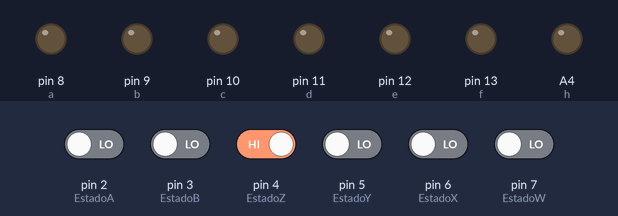
The sketch below on a simulated Arduino Uno, built with avr-gcc and run on an emulated ATmega328P. Shown: output pins drawn as LEDs (lit = HIGH). The inputs (shaded band) are chosen by the test bench; at power-on: pin 4 (EstadoZ) HIGH, pin 2 (EstadoA), pin 3 (EstadoB), pin 5 (EstadoY), pin 6 (EstadoX), pin 7 (EstadoW) LOW.

Above: at 1.2 s.
1.3 s: pin 2 (EstadoA) driven HIGH
At 2.0 s:
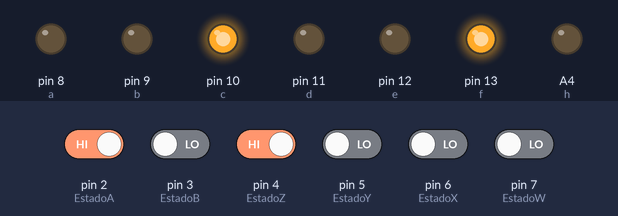
2.8 s: pin 4 (EstadoZ) driven LOW
At 3.1 s:
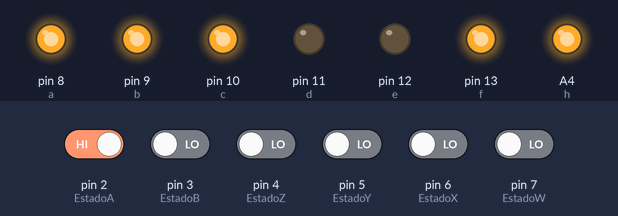
4.3 s: pin 4 (EstadoZ) driven HIGH
At 5.5 s:
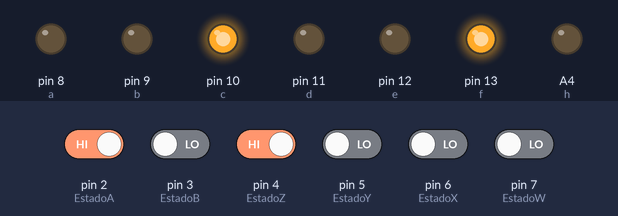
5.8 s: pin 6 (EstadoX) driven HIGH
At 6.6 s:
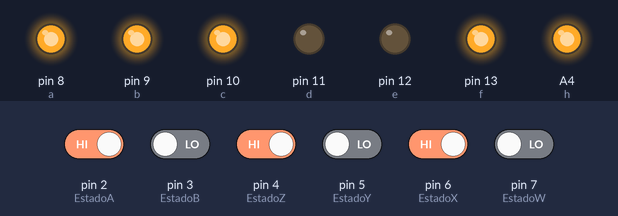
Timing chart, 0 to 8.3 s (numbered marks = the images above; inputs shaded):
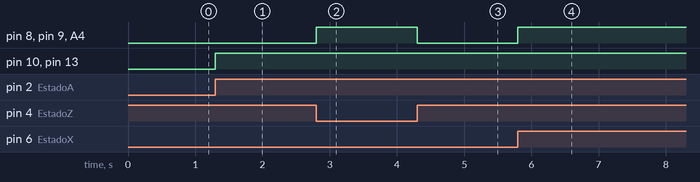

The sketch:

ALUmoreDISPLAY.ino
```cpp
int EstadoA=2;
int EstadoB=3;
//ENTRADAS DE CONTROL
int EstadoZ=4;
int EstadoY=5;
int EstadoX=6;
int EstadoW=7;
int a =8;
int b =9;
int c =10;
int d =11;
int e =12;
int f =13;
int g =A5;
int h =A4;
void setup() {
  // put your setup code here, to run once:
  pinMode (EstadoA,INPUT);
  pinMode (EstadoB,INPUT);
  pinMode (EstadoZ,INPUT);//CONTROL 1 Z
  pinMode (EstadoY,INPUT);//CONTROL 2 Y
  pinMode (EstadoX,INPUT);//CONTROL 3 X
  pinMode (EstadoW,INPUT);//CONTROL 4 W
  pinMode (a,OUTPUT);//A
  pinMode (b,OUTPUT);//B
  pinMode (c,OUTPUT);//C
  pinMode (d,OUTPUT);//D
  pinMode (e,OUTPUT);//E
  pinMode (f, OUTPUT);//F
  pinMode (h, OUTPUT);//H
}

void loop() {
  // put your main code here, to run repeatedly:
  //Leer las variables físicas
  EstadoA=digitalRead (2);
  EstadoB=digitalRead (3);
  //ESTADOS DE CONTROL
  EstadoZ=digitalRead (4);
  EstadoY=digitalRead (5);
  EstadoX=digitalRead (6);
  EstadoW=digitalRead (7);
  //inicia ALU
    //XOR ^ (Suma)
    if((!EstadoZ&&!EstadoY&&!EstadoX&&EstadoW)&&(EstadoA^EstadoB)){digitalWrite(a,LOW),digitalWrite(b,LOW),digitalWrite(c,HIGH),digitalWrite(d,LOW),digitalWrite(e,LOW),digitalWrite(f,HIGH),digitalWrite(g,LOW),digitalWrite(h,LOW);}
    //AND && (Acarreos)
    if((!EstadoZ&&!EstadoY&&!EstadoX&&EstadoW)&&(EstadoA&&EstadoB)){digitalWrite(a,LOW),digitalWrite(b,HIGH),digitalWrite(c,HIGH),digitalWrite(d,HIGH),digitalWrite(e,LOW),digitalWrite(f,LOW),digitalWrite(g,HIGH),digitalWrite(h,HIGH);}
    //(suma)Apagado
    if((!EstadoZ&&!EstadoY&&!EstadoX&&EstadoW)&&(!EstadoA&&!EstadoB)){digitalWrite(a,HIGH),digitalWrite(b,HIGH),digitalWrite(c,HIGH),digitalWrite(d,LOW),digitalWrite(e,LOW),digitalWrite(f,HIGH),digitalWrite(g,HIGH),digitalWrite(h,HIGH);}

     //XOR ^ (Resta)
    if((!EstadoZ&&!EstadoY&&EstadoX&&!EstadoW)&&(EstadoA^EstadoB)){digitalWrite(a,LOW),digitalWrite(b,LOW),digitalWrite(c,HIGH),digitalWrite(d,LOW),digitalWrite(e,LOW),digitalWrite(f,HIGH),digitalWrite(g,LOW),digitalWrite(h,LOW);}
    //0 para cuando el XOR sea 0
    else if(!EstadoZ&&!EstadoY&&EstadoX&&!EstadoW){digitalWrite(a,HIGH),digitalWrite(b,HIGH),digitalWrite(c,HIGH),digitalWrite(d,LOW),digitalWrite(e,LOW),digitalWrite(f,HIGH),digitalWrite(g,HIGH),digitalWrite(h,HIGH);}
    //AND+NOT(A) ! && (Signo)
    if((!EstadoZ&&!EstadoY&&EstadoX&&!EstadoW)&&(!EstadoA&&EstadoB)){digitalWrite(a,LOW),digitalWrite(b,LOW),digitalWrite(c,HIGH),digitalWrite(d,LOW),digitalWrite(e,HIGH),digitalWrite(f,HIGH),digitalWrite(g,LOW),digitalWrite(h,LOW);}

      //AND && (Multiplicación)
    if((!EstadoZ&&!EstadoY&&EstadoX&&EstadoW)&&(EstadoA&&EstadoB)){digitalWrite(a,LOW),digitalWrite(b,LOW),digitalWrite(c,HIGH),digitalWrite(d,LOW),digitalWrite(e,LOW),digitalWrite(f,HIGH),digitalWrite(g,LOW),digitalWrite(h,LOW);}
    else if(!EstadoZ&&!EstadoY&&EstadoX&&EstadoW){digitalWrite(a,HIGH),digitalWrite(b,HIGH),digitalWrite(c,HIGH),digitalWrite(d,LOW),digitalWrite(e,LOW),digitalWrite(f,HIGH),digitalWrite(g,HIGH),digitalWrite(h,HIGH);}


    //AND && (División)
    if((!EstadoZ&&EstadoY&&!EstadoX&&!EstadoW)&&(EstadoA&&EstadoB)){digitalWrite(a,LOW),digitalWrite(b,LOW),digitalWrite(c,HIGH),digitalWrite(d,LOW),digitalWrite(e,LOW),digitalWrite(f,HIGH),digitalWrite(g,LOW),digitalWrite(h,LOW);}
    else if ((!EstadoZ&&EstadoY&&!EstadoX&&!EstadoW)&&(!EstadoA&&EstadoB)){digitalWrite(a,HIGH),digitalWrite(b,HIGH),digitalWrite(c,HIGH),digitalWrite(d,LOW),digitalWrite(e,LOW),digitalWrite(f,HIGH),digitalWrite(g,HIGH),digitalWrite(h,HIGH);}
    //AND+NOT && ! (Infinito)
    if((!EstadoZ&&EstadoY&&!EstadoX&&!EstadoW)&&(EstadoA&&!EstadoB)){digitalWrite(a,HIGH),digitalWrite(b,HIGH),digitalWrite(c,HIGH),digitalWrite(d,LOW),digitalWrite(e,LOW),digitalWrite(f,HIGH),digitalWrite(g,HIGH),digitalWrite(h,HIGH);}
    //AND+NOT ! && ! (Indefinido)
    if((!EstadoZ&&EstadoY&&!EstadoX&&!EstadoW)&&(!EstadoA&&!EstadoB)){digitalWrite(a,LOW),digitalWrite(b,LOW),digitalWrite(c,LOW),digitalWrite(d,LOW),digitalWrite(e,HIGH),digitalWrite(f,LOW),digitalWrite(g,LOW),digitalWrite(h,LOW);}

   //AND &&
    if((!EstadoZ&&EstadoY&&!EstadoX&&EstadoW)&&(EstadoA&&EstadoB)){digitalWrite(a,LOW),digitalWrite(b,LOW),digitalWrite(c,HIGH),digitalWrite(d,LOW),digitalWrite(e,LOW),digitalWrite(f,HIGH),digitalWrite(g,LOW),digitalWrite(h,LOW);}
    else if(!EstadoZ&&EstadoY&&!EstadoX&&EstadoW){digitalWrite(a,HIGH),digitalWrite(b,HIGH),digitalWrite(c,HIGH),digitalWrite(d,LOW),digitalWrite(e,LOW),digitalWrite(f,HIGH),digitalWrite(g,HIGH),digitalWrite(h,HIGH);}

     //OR ||
    if((!EstadoZ&&EstadoY&&EstadoX&&!EstadoW)&&(EstadoA||EstadoB)){digitalWrite(a,LOW),digitalWrite(b,LOW),digitalWrite(c,HIGH),digitalWrite(d,LOW),digitalWrite(e,LOW),digitalWrite(f,HIGH),digitalWrite(g,LOW),digitalWrite(h,LOW);}
    else if(!EstadoZ&&EstadoY&&EstadoX&&!EstadoW){digitalWrite(a,HIGH),digitalWrite(b,HIGH),digitalWrite(c,HIGH),digitalWrite(d,LOW),digitalWrite(e,LOW),digitalWrite(f,HIGH),digitalWrite(g,HIGH),digitalWrite(h,HIGH);}

     //NOT A !
    if((!EstadoZ&&EstadoY&&EstadoX&&EstadoW)&&!EstadoA){digitalWrite(a,LOW),digitalWrite(b,LOW),digitalWrite(c,HIGH),digitalWrite(d,LOW),digitalWrite(e,LOW),digitalWrite(f,HIGH),digitalWrite(g,LOW),digitalWrite(h,LOW);}
    else if((!EstadoZ&&EstadoY&&EstadoX&&EstadoW)&&EstadoA){digitalWrite(a,HIGH),digitalWrite(b,HIGH),digitalWrite(c,HIGH),digitalWrite(d,LOW),digitalWrite(e,LOW),digitalWrite(f,HIGH),digitalWrite(g,HIGH),digitalWrite(h,HIGH);}
    //NOT B !
    if((!EstadoZ&&EstadoY&&EstadoX&&EstadoW)&&!EstadoB){digitalWrite(a,LOW),digitalWrite(b,LOW),digitalWrite(c,HIGH),digitalWrite(d,LOW),digitalWrite(e,LOW),digitalWrite(f,HIGH),digitalWrite(g,LOW),digitalWrite(h,LOW);}
    else if ((!EstadoZ&&EstadoY&&EstadoX&&EstadoW)&&EstadoB){digitalWrite(a,HIGH),digitalWrite(b,HIGH),digitalWrite(c,HIGH),digitalWrite(d,LOW),digitalWrite(e,LOW),digitalWrite(f,HIGH),digitalWrite(g,HIGH),digitalWrite(h,HIGH);}

     //XOR ^
    if((EstadoZ&&!EstadoY&&!EstadoX&&!EstadoW)&&(EstadoA^EstadoB)){digitalWrite(a,LOW),digitalWrite(b,LOW),digitalWrite(c,HIGH),digitalWrite(d,LOW),digitalWrite(e,LOW),digitalWrite(f,HIGH),digitalWrite(g,LOW),digitalWrite(h,LOW);}
    else if(!EstadoZ&&!EstadoY&&!EstadoX&&!EstadoW){digitalWrite(a,HIGH),digitalWrite(b,HIGH),digitalWrite(c,HIGH),digitalWrite(d,LOW),digitalWrite(e,LOW),digitalWrite(f,HIGH),digitalWrite(g,HIGH),digitalWrite(h,HIGH);}


    // NOR (!||)
    if ((EstadoZ && !EstadoY && !EstadoX && EstadoW) && (!EstadoA && !EstadoB)) {digitalWrite(8, LOW),digitalWrite(9, LOW),digitalWrite(10, HIGH),digitalWrite(11, LOW),digitalWrite(12, LOW),digitalWrite(13, HIGH),digitalWrite(A5, LOW),digitalWrite(A4, LOW);}
    else if ((EstadoZ && !EstadoY && !EstadoX && EstadoW) && (EstadoA || EstadoB)) {digitalWrite(8, HIGH),digitalWrite(9, HIGH),digitalWrite(10, HIGH),digitalWrite(11, LOW),digitalWrite(12, LOW),digitalWrite(13, HIGH),digitalWrite(A5, HIGH),digitalWrite(A4, HIGH);}

  // XNOR (!^!)
    if ((EstadoZ && !EstadoY && EstadoX && !EstadoW) && ((EstadoA && EstadoB) || (!EstadoA && !EstadoB))) {digitalWrite(8, LOW),digitalWrite(9, LOW),digitalWrite(10, HIGH),digitalWrite(11, LOW),digitalWrite(12, LOW),digitalWrite(13, HIGH),digitalWrite(A5, LOW),digitalWrite(A4, LOW);}
    else if ((EstadoZ && !EstadoY && EstadoX && !EstadoW) && (EstadoA != EstadoB)) {digitalWrite(8, HIGH),digitalWrite(9, HIGH),digitalWrite(10, HIGH),digitalWrite(11, LOW),digitalWrite(12, LOW),digitalWrite(13, HIGH),digitalWrite(A5, HIGH),digitalWrite(A4, HIGH);}

    //NAND &&
    if((EstadoZ&&!EstadoY&&EstadoX&&EstadoW)&&(!EstadoA||!EstadoB)){digitalWrite(a,LOW),digitalWrite(b,LOW),digitalWrite(c,HIGH),digitalWrite(d,LOW),digitalWrite(e,LOW),digitalWrite(f,HIGH),digitalWrite(g,LOW),digitalWrite(h,LOW);}
    else if ((EstadoZ&&!EstadoY&&EstadoX&&EstadoW)&&(EstadoA||EstadoB)){digitalWrite(a,HIGH),digitalWrite(b,HIGH),digitalWrite(c,HIGH),digitalWrite(d,LOW),digitalWrite(e,LOW),digitalWrite(f,HIGH),digitalWrite(g,HIGH),digitalWrite(h,HIGH);}

  if(!EstadoZ&&!EstadoY&&!EstadoX&&!EstadoW){
  digitalWrite(a,HIGH),digitalWrite(b,HIGH),digitalWrite(c,HIGH),digitalWrite(d,LOW),digitalWrite(e,LOW),digitalWrite(f,HIGH),digitalWrite(g,HIGH),digitalWrite(h,HIGH);}
}
```

Measured:
- after the input at 1.3 s, pin 10 (c), pin 13 (f): LOW → HIGH at once
- after the input at 2.8 s, pin 8 (a), pin 9 (b), A4 (h): LOW → HIGH at once
- after the input at 4.3 s, pin 8 (a), pin 9 (b), A4 (h): HIGH → LOW at once
- after the input at 5.8 s, pin 8 (a), pin 9 (b), A4 (h): LOW → HIGH at once
